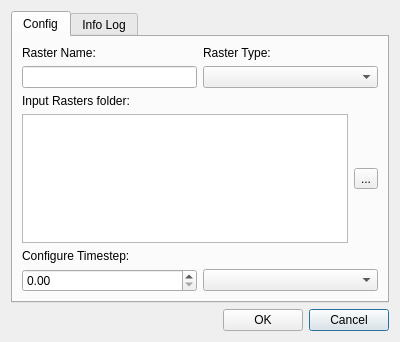
<?xml version="1.0" encoding="UTF-8"?>
<ui version="4.0">
 <class>dlg_import_raster</class>
 <widget class="QDialog" name="dlg_import_raster">
  <property name="geometry">
   <rect>
    <x>0</x>
    <y>0</y>
    <width>400</width>
    <height>342</height>
   </rect>
  </property>
  <property name="windowTitle">
   <string>Import Raster</string>
  </property>
  <layout class="QGridLayout" name="gridLayout_2">
   <item row="11" column="0">
    <layout class="QGridLayout" name="lyt_buttons">
     <item row="0" column="1">
      <spacer name="horizontalSpacer">
       <property name="orientation">
        <enum>Qt::Horizontal</enum>
       </property>
       <property name="sizeHint" stdset="0">
        <size>
         <width>40</width>
         <height>20</height>
        </size>
       </property>
      </spacer>
     </item>
     <item row="0" column="3">
      <widget class="QPushButton" name="btn_cancel">
       <property name="text">
        <string>Cancel</string>
       </property>
      </widget>
     </item>
     <item row="0" column="2">
      <widget class="QPushButton" name="btn_ok">
       <property name="text">
        <string>OK</string>
       </property>
      </widget>
     </item>
     <item row="0" column="0">
      <widget class="QLabel" name="lbl_timer">
       <property name="text">
        <string/>
       </property>
      </widget>
     </item>
    </layout>
   </item>
   <item row="0" column="0">
    <widget class="QTabWidget" name="mainTab">
     <property name="currentIndex">
      <number>0</number>
     </property>
     <widget class="QWidget" name="tab_config">
      <property name="whatsThis">
       <string/>
      </property>
      <attribute name="title">
       <string>Config</string>
      </attribute>
      <layout class="QGridLayout" name="gridLayout_4">
       <item row="11" column="0">
        <spacer name="verticalSpacer">
         <property name="orientation">
          <enum>Qt::Vertical</enum>
         </property>
         <property name="sizeHint" stdset="0">
          <size>
           <width>20</width>
           <height>33</height>
          </size>
         </property>
        </spacer>
       </item>
       <item row="10" column="0">
        <layout class="QGridLayout" name="lyt_timestep">
         <item row="1" column="1">
          <widget class="QComboBox" name="cmb_time_system"/>
         </item>
         <item row="0" column="0">
          <widget class="QLabel" name="lbl_timestep">
           <property name="text">
            <string>Configure Timestep:</string>
           </property>
          </widget>
         </item>
         <item row="1" column="0">
          <widget class="QDoubleSpinBox" name="sb_time_value">
           <property name="maximum">
            <double>99999.990000000005239</double>
           </property>
          </widget>
         </item>
        </layout>
       </item>
       <item row="1" column="0">
        <layout class="QGridLayout" name="lyt_input_folder">
         <item row="3" column="0">
          <widget class="QLabel" name="lbl_input_file">
           <property name="text">
            <string>Input Rasters folder:</string>
           </property>
          </widget>
         </item>
         <item row="4" column="1">
          <widget class="QToolButton" name="btn_push_raster_input_folder">
           <property name="text">
            <string>...</string>
           </property>
          </widget>
         </item>
         <item row="4" column="0">
          <widget class="QTextEdit" name="txt_folder_path"/>
         </item>
        </layout>
       </item>
       <item row="0" column="0">
        <layout class="QGridLayout" name="lyt_raster_properties">
         <item row="2" column="1">
          <widget class="QComboBox" name="cmb_raster_type">
           <property name="sizePolicy">
            <sizepolicy hsizetype="Expanding" vsizetype="Fixed">
             <horstretch>0</horstretch>
             <verstretch>0</verstretch>
            </sizepolicy>
           </property>
          </widget>
         </item>
         <item row="0" column="0">
          <widget class="QLabel" name="lbl_raster_name">
           <property name="text">
            <string>Raster Name:</string>
           </property>
          </widget>
         </item>
         <item row="0" column="1">
          <widget class="QLabel" name="lbl_raster_type">
           <property name="text">
            <string>Raster Type:</string>
           </property>
          </widget>
         </item>
         <item row="2" column="0">
          <widget class="QLineEdit" name="txt_raster_name">
           <property name="sizePolicy">
            <sizepolicy hsizetype="Expanding" vsizetype="Fixed">
             <horstretch>0</horstretch>
             <verstretch>0</verstretch>
            </sizepolicy>
           </property>
          </widget>
         </item>
        </layout>
       </item>
      </layout>
     </widget>
     <widget class="QWidget" name="tab_infolog">
      <attribute name="title">
       <string>Info Log</string>
      </attribute>
      <layout class="QGridLayout" name="gridLayout_5" columnstretch="0,0">
       <item row="0" column="0" colspan="2">
        <widget class="QTextEdit" name="txt_infolog"/>
       </item>
       <item row="1" column="0" colspan="2">
        <widget class="QProgressBar" name="progress_bar">
         <property name="value">
          <number>0</number>
         </property>
        </widget>
       </item>
      </layout>
     </widget>
    </widget>
   </item>
  </layout>
 </widget>
 <resources/>
 <connections/>
</ui>
